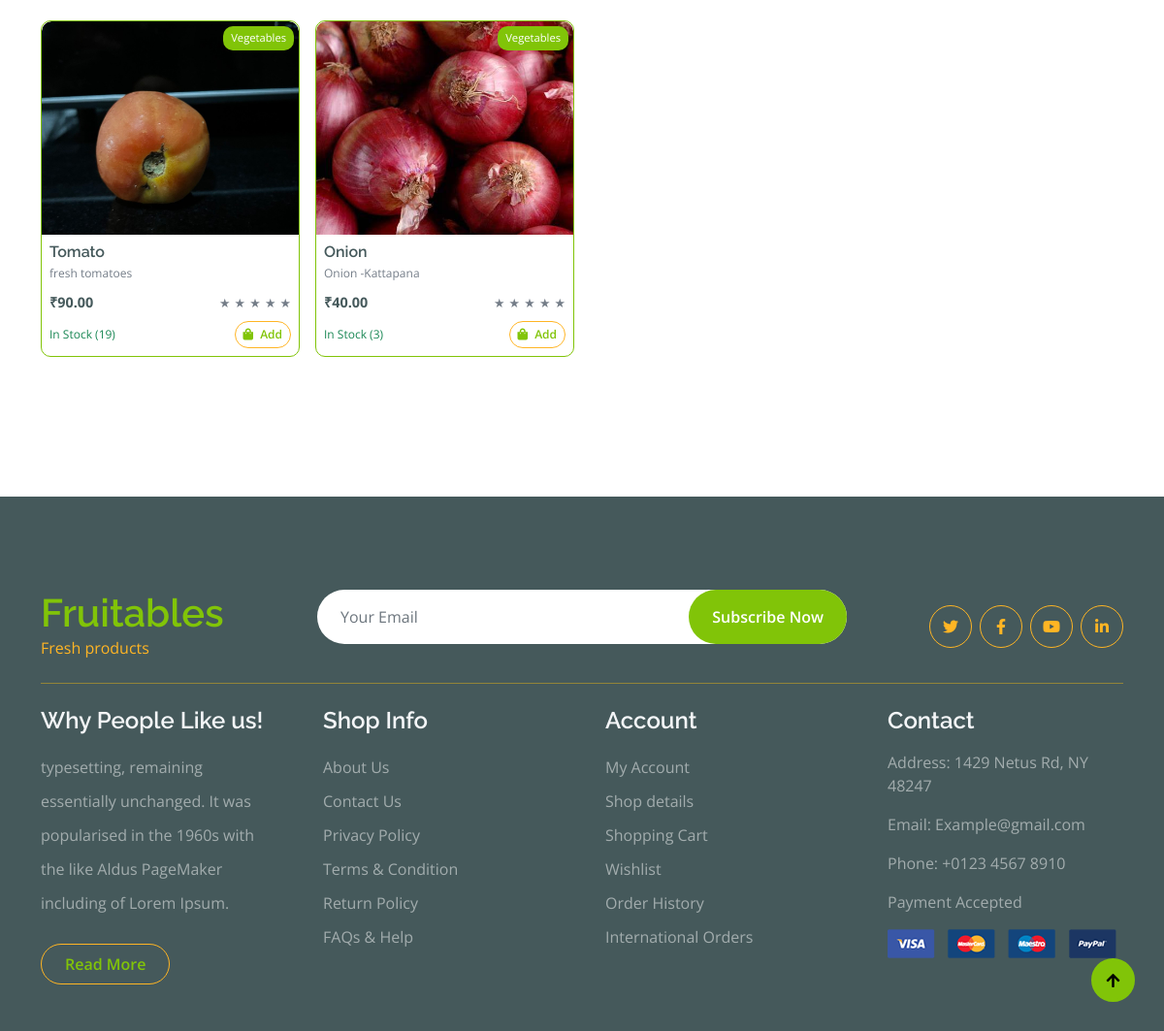
The app's page /seller/13/ (lower part), older data.
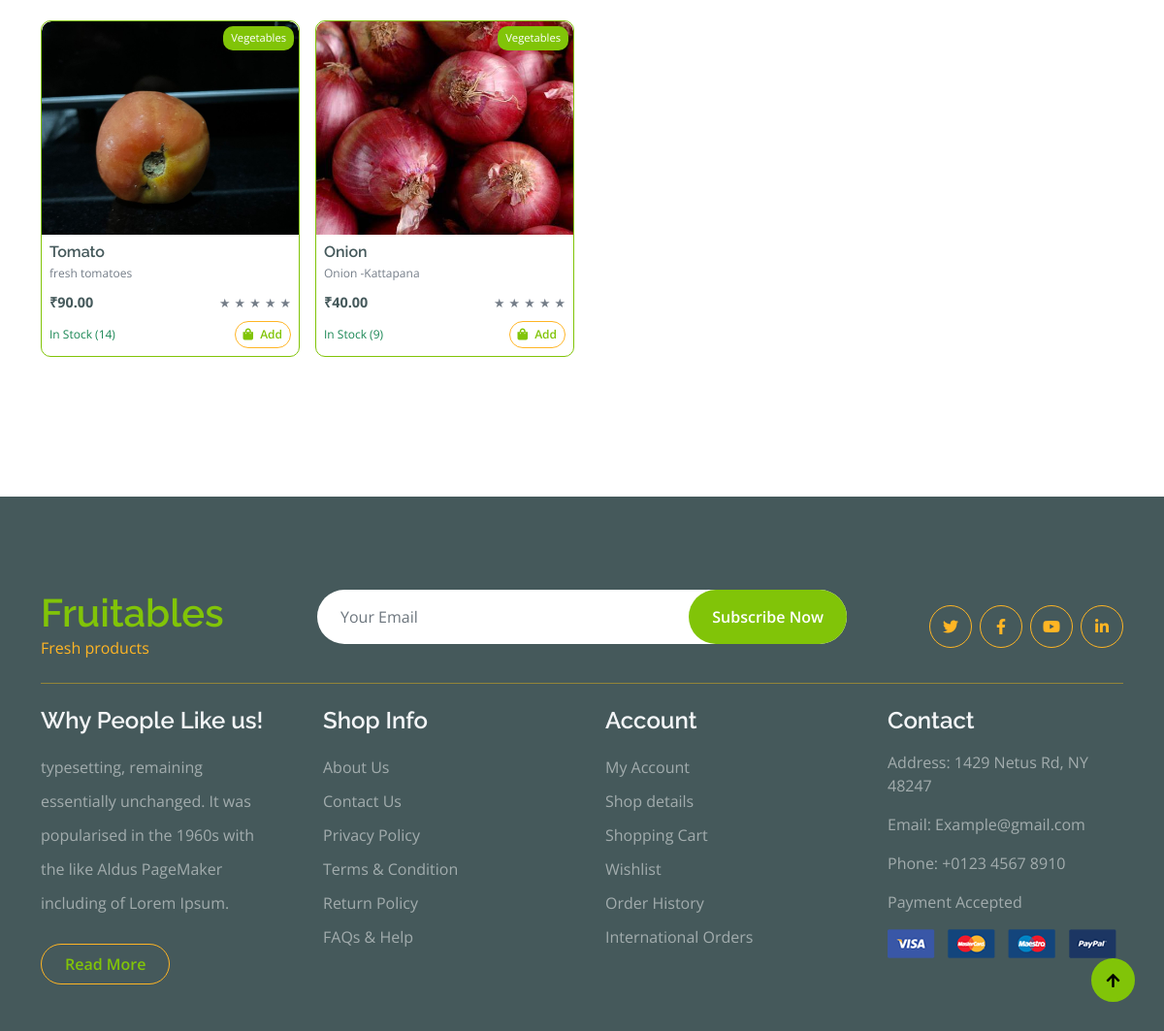
The same page, newer data.
### Products/models.py (models this page shows, shortened)
class Product(models.Model):
    seller = models.ForeignKey(settings.AUTH_USER_MODEL, on_delete=models.CASCADE, related_name='products')
    category = models.ForeignKey(Category, on_delete=models.CASCADE, related_name='products')
    name = models.CharField(max_length=200)
    slug = models.SlugField(max_length=200, unique=True)
    description = models.TextField(blank=True)
    price = models.DecimalField(max_digits=10, decimal_places=2)
    image = models.ImageField(upload_to='products/', blank=True, null=True)
    is_active = models.BooleanField(default=True)
    created_at = models.DateTimeField(auto_now_add=True)
    updated_at = models.DateTimeField(auto_now=True)
    class Meta:
        ordering = ('-created_at',)

class Stock(models.Model):
    product = models.OneToOneField(Product, on_delete=models.CASCADE, related_name='stock')
    quantity = models.PositiveIntegerField(default=0)
    last_updated = models.DateTimeField(auto_now=True)
    @property
    def is_in_stock(self):
        return self.quantity > 0

class Category(models.Model):
    name = models.CharField(max_length=100, unique=True)
    slug = models.SlugField(max_length=100, unique=True)
    description = models.TextField(blank=True)
    is_active = models.BooleanField(default=True)
    class Meta:
        verbose_name_plural = "Categories"
        ordering = ('name',)

### Users/views.py (the view)
# urls.py: path('seller/<int:seller_id>/', views.seller_view, name='seller_view'),
def seller_view(request, seller_id):
    user=request.user
    seller = get_object_or_404(User, id=seller_id)
    seller_products = Product.objects.filter(seller=seller)
    rating_distribution = Review.objects.filter(product__seller=seller).values('rating').annotate(count=Count('rating')).order_by('rating')
    avg_rating = Review.objects.filter(product__seller=seller).aggregate(Avg('rating'))['rating__avg'] or 0
    products_with_stock = []
    for product in seller_products:
        stock_info = product.stock if hasattr(product, 'stock') else None
        products_with_stock.append({
            'product': product,
            'stock': stock_info,
        })
    latest_license_request = LicenseAuthenticationRequest.objects.filter(seller=seller).order_by('-created_at').first()
    context = {
        'seller': seller,
        'products_with_stock': products_with_stock,
        'avg_rating': avg_rating,
        'rating_distribution': list(rating_distribution),
        'username': user.username,
        'license_request': latest_license_request,
    }
    return render(request, 'Products/UserSellerview.html', context)

### Templates/Products/UserSellerview.html (shortened to what the changed rows need)
<!DOCTYPE html>
<html lang="en">
{% load static %}
<head>
    <link rel="stylesheet" href="https://use.fontawesome.com/releases/v5.15.4/css/all.css"/>
    <link href="https://cdn.jsdelivr.net/npm/bootstrap-icons@1.4.1/font/bootstrap-icons.css" rel="stylesheet">
    <link href="{% static 'lib/lightbox/css/lightbox.min.css' %}" rel="stylesheet">
    <link href="{% static 'lib/owlcarousel/assets/owl.carousel.min.css' %}" rel="stylesheet">
    <link href="{% static 'Products/css/bootstrap.min.css' %}" rel="stylesheet">
    <link href="{% static 'Products/css/style.css' %}" rel="stylesheet">
</head>
<body>
    <div class="container-fluid py-5 mt-5">
        <div class="container py-5">
            <div class="vesitable">
                <div class="row row-cols-2 row-cols-md-3 row-cols-lg-4 g-3">
                    {% for item in products_with_stock %}
                    <div class="col">
                        <div class="border border-primary rounded position-relative vesitable-item h-100 d-flex flex-column">
                            <a href="{% url 'Products:product_detailforuser' item.product.slug %}" class="text-decoration-none">
                                <div class="vesitable-img" style="height: 220px; overflow: hidden;">
                                    {% if item.product.image %}
                                    <img src="{{ item.product.image.url }}" class="img-fluid w-100 rounded-top" alt="{{ item.product.name }}" style="object-fit: cover; height: 100%;">
                                    {% else %}
                                    <img src="{% static 'Products/img/default-product.jpg' %}" class="img-fluid w-100 rounded-top" alt="{{ item.product.name }}" style="object-fit: cover; height: 100%;">
                                    {% endif %}
                                </div>
                            </a>
                            <div class="text-white bg-primary px-2 py-1 rounded position-absolute" style="top: 5px; right: 5px; font-size: 0.7rem;">{{ item.product.category.name }}</div>
                            <div class="p-2 rounded-bottom d-flex flex-column flex-grow-1">
                                <h5 class="fs-6 mb-1">
                                    <a href="{% url 'Products:product_detailforuser' item.product.slug %}" class="text-dark text-decoration-none">
                                        {{ item.product.name }}
                                    </a>
                                </h5>
                                <p class="small mb-2" style="font-size: 0.75rem;">{{ item.product.description|truncatewords:8 }}</p>
                                <div class="d-flex justify-content-between align-items-center">
                                    <p class="text-dark fw-bold mb-0" style="font-size: 0.9rem;">₹{{ item.product.price }}</p>
                                    <div class="star-rating" data-rating="{{ item.avg_rating }}">
                                        {% for i in "12345" %}
                                        <span class="star {% if forloop.counter <= item.avg_rating %}active{% elif forloop.counter <= item.avg_rating|add:0.5 %}half-active{% endif %}" style="font-size: 0.8rem;">&#9733;</span>
                                        {% endfor %}
                                    </div>
                                </div>
                                <div class="d-flex justify-content-between align-items-center mt-2">
                                    {% if item.stock and item.stock.is_in_stock %}
                                    <span class="text-success" style="font-size: 0.75rem;">In Stock ({{ item.stock.quantity }})</span>
                                    <a href="{% url 'Products:add_to_cart' item.product.id %}" class="btn btn-sm border border-secondary rounded-pill px-2 py-1 text-primary" style="font-size: 0.75rem;">
                                        <i class="fa fa-shopping-bag me-1 text-primary"></i> Add
                                    </a>
                                    {% else %}
                                    <span class="text-danger" style="font-size: 0.75rem;">Out of Stock</span>
                                    <button class="btn btn-sm border border-secondary rounded-pill px-2 py-1 text-secondary" style="font-size: 0.75rem;" disabled>
                                        <i class="fa fa-shopping-bag me-1 text-secondary"></i> Add
                                    </button>
                                    {% endif %}
                                </div>
                            </div>
                        </div>
                    </div>
                    {% endfor %}
                </div>
            </div>
        </div>
    </div>
    <div class="container-fluid bg-dark text-white-50 footer pt-5 mt-5">
        <div class="container py-5">
            <div class="pb-4 mb-4" style="border-bottom: 1px solid rgba(226, 175, 24, 0.5) ;">
                <div class="row g-4">
                    <div class="col-lg-3">
                        <a href="#">
                            <h1 class="text-primary mb-0">Fruitables</h1>
                        </a>
                    </div>
                </div>
            </div>
        </div>
    </div>
</body>
</html>

Row changes from the older to the newer data that the page shows:
changed through a linked row, Product "Tomato": stock.quantity "19" → "14"
changed Product "Onion": stock.quantity "3" → "9"
